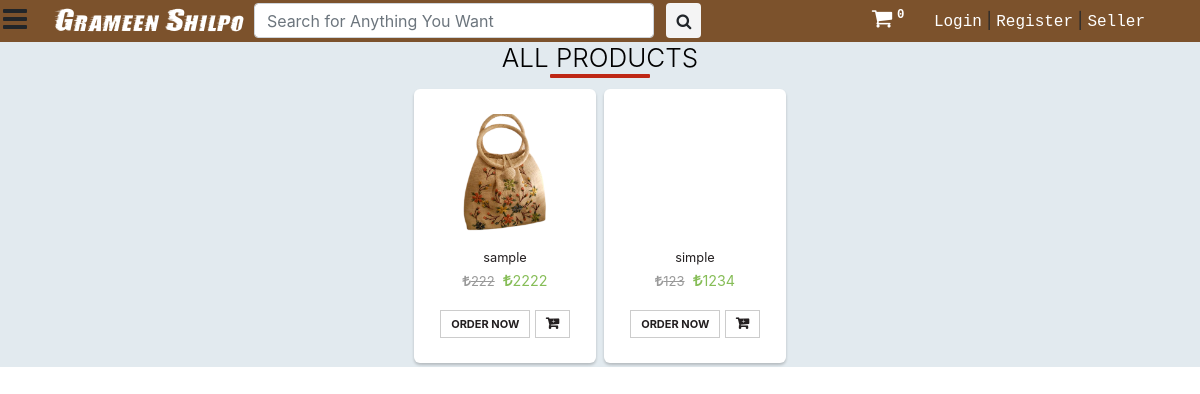
The app's page /search/, older data.
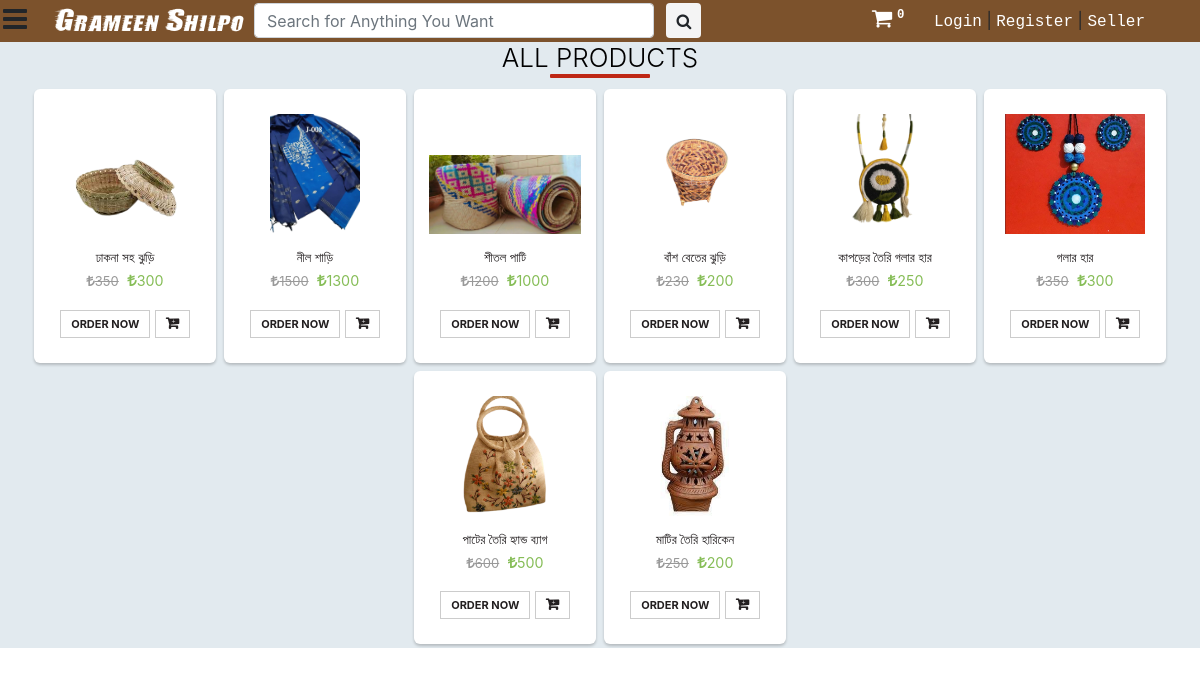
The same page, newer data.
### saler/models.py (models this page shows, shortened)
class Product(models.Model):
	GST_CHOICES = (("0",'0'),("3",'3'),("5",'5'),("12",'12'),("18",'18'),("28",'28'))
	product_id = models.BigAutoField(primary_key=True)
	product_id2 = models.CharField(max_length=100,default='')
	shop = models.ForeignKey(User, on_delete=models.CASCADE,default='')
	product_name = models.CharField(max_length=100)
	category = models.ForeignKey(category, default="", verbose_name="Category", on_delete=models.SET_DEFAULT, null=True)
	subcategory = models.CharField(max_length=50, default="")
	price = models.IntegerField(default=0)
	price_not = models.IntegerField(default=999)
	desc = models.TextField()
	gst = models.CharField(default='0',max_length=3,choices=GST_CHOICES)
	pub_date = models.DateField(auto_now=True)
	image1 = models.ImageField(upload_to='products/images', default="",null=True)
	image2 = models.ImageField(upload_to='products/images', default="",null=True,blank=True)
	image3 = models.ImageField(upload_to='products/images', default="",null=True,blank=True)
	image4 = models.ImageField(upload_to='products/images', default="",null=True,blank=True)
	image5 = models.ImageField(upload_to='products/images', default="",null=True,blank=True)

### main/views.py (the view)
# urls.py: path('search/', views.search, name="search"),
def search(request):
	query = request.GET.get('query', '')
	prods = []
	for prod in [i for i in Product.objects.all() ]:
		if query.lower() in prod.product_name.lower() or query.lower() in prod.desc.lower() or query.lower() in prod.subcategory.lower():
			prods.append([prod,[item for item in ProductSize.objects.filter(product=prod)]])
	params = {
		'product':prods,
		'cart_element_no' : len([p for p in Cart.objects.all() if p.user == request.user]),
		'category':category.objects.all(),
		}
	return render(request, 'main/view_all.html', params)

### main/templatetags/app_tags.py (called while the page is built)
@register.filter(name='split')
def split(str, key):
    return str.split(key)

### saler/models.py (called while the page is built)
	def __str__(self):
		return f'{self.name}'

### main/templates/main/view_all.html (shortened to what this page needs)
{% extends 'main/base.html' %}
{% load static %}
{% block main_body %}
<div class="container-fluid" style="background-color: #e2eaef;">
		<h2>All <b>{{catg}}</b> Products</h2>
		<div class="row pt-1" style="justify-content: center;">
			{% for i in product reversed %}
			<div class="p-1 prod1212">
				<a href="{% url 'home' %}product/{{i.0.product_id}}" style="text-decoration: none; color: #231f20">
				<div class="thumb-wrapper">
					<div class="img-box">
						<img src="{{i.0.image1.url}}" class="img-responsive img-fluid" alt="">
					</div>
					<div class="thumb-content">
						<small>{{i.0.product_name}}</small>
						<p class="item-price"><strike><i class="fa fa-try"
														aria-hidden="true"></i>{{i.0.price_not}}</strike> <span><i class="fa fa-try"
												aria-hidden="true"></i>{{i.0.price}}</span></p>
						<div>
							{% if i.1 %}
							<a p_id="{{i.0.product_id}}" class="btn btn-primary oprbtn" id="ord{{i.0.product_id}}">Order Now</a>
							<a p_id="{{i.0.product_id}}" class="btn btn-primary oprbtn"  style="padding: 5px 10px 5px 5px;" id="atc{{i.0.product_id}}"><i class="fa fa-cart-plus" aria-hidden="true"></i></a>
										{% endif %}
						</div>
					</div>
				</div>
				</a>
			</div>
			{% endfor %}
		</div>
</div>
{% endblock main_body %}

### main/templates/main/base.html (shortened to what this page needs)
<!DOCTYPE html>
<html>
<head>
	{% load static %}
	{% load app_tags %}
	<link href="{% static 'main/css/bootstrap.min.css' %}" rel="stylesheet" type="text/css" media="all" />
	<link href="{% static 'main/css/style.css' %}" rel="stylesheet" type="text/css" media="all" />
	<link href="{% static 'saler/font-awesome/css/font-awesome.min.css' %}" rel="stylesheet">
</head>
<body>
	<nav class="main_nav" id="main_nav">
		<div class="container">
			<div class="nav_links">
				<a href="{% url 'home' %}" class="logo">Grameen Shilpo</i></a>
				<form class="form-inline my-2 my-lg-0 serch" action="/search">
					<input class="form-control mr-sm-2" type="search" placeholder="Search for Anything You Want"
						aria-label="Search" name="query">
					<button class="btn" type="submit" style="margin: 0;"><i class="fa fa-search"
							aria-hidden="true"></i></button>
				</form>
			</div>
			<div class="user_links pt-1">
				<a href="{% url 'main_cart' %}" style="font-size: 22px; color: #fff; margin-right: 20px;"><i
						class="fa fa-shopping-cart" aria-hidden="true"></i><sup><span class="badge"
							id="cart_no">{{cart_element_no}}</span></sup></a>
				{% if request.user.is_authenticated %}
				<a href="##" data-container="body" data-toggle="popover" data-placement="bottom" data-trigger="focus"
					data-html="true"
					data-content="<a href='{% url 'myorders' %}'>My Order</a><br><a href='{% url 'account_settings' %}'>Account Settings</a>"><img
						src="{{request.user.userdetail.photo.url}}"
						style="height: 20px; width: 20px; border-radius: 10px; margin-right: 3px;">{{request.user.first_name}}</a>&nbsp;|
				<a href="{% url 'logout' %}">Logout</a>
				{% else %}
				<a href="{% url 'login' %}">Login</a>&nbsp;|
				<a href="{% url 'signup' %}">Register</a>&nbsp;|
				<a href="{% url 'seller_signup' %}">Seller</a>
				{% endif %}
			</div>
		</div>
	</nav>
	<a class="menu_bar"><i class="fa fa-bars" aria-hidden="true"></i></a>
	<main class="" id="menu_close">
		{% block main_body %}
		{% endblock main_body %}
	</main>
</body>
</html>

### main/static/main/css/style.css (style rules this page uses)
body a { text-decoration:none; transition:0.5s all; -webkit-transition:0.5s all; -moz-transition:0.5s all; -o-transition:0.5s all; -ms-transition:0.5s all; }
.menu_bar { position: fixed; top: -2px; left: 3px; z-index: 99; color: #fff; font-size: 28px; }
main { transition: all 300ms linear; padding-top: 42px; }
.main_nav input { height: 35px; }
.main_nav button { background-color: #f4f4f4; height: 35px; padding: 0 9px 0 9px; }
.main_nav { height: 42px; width: 100%; position: fixed; background-color: #7c522c; z-index: 99; }
.main_nav .serch { display: inline; float: right; padding: 3px 0 0 10px; }
.main_nav .serch input { width: 400px; }
.main_nav .nav_links { float: left; margin-left: 10px; }
.main_nav .nav_links .logo { font-size: 28px; font-family: stormextrabold; color: #fff; }
.main_nav .nav_links a { font-family: Courier New; color: #fff; }
.main_nav .user_links { float: right; margin-right: 10px }
.main_nav .user_links a { font-family: Courier New; color: #fff; }
.item-price { font-size: 13px; padding: 2px 0; }
.item-price strike { color: #999; margin-right: 5px; }
.item-price span { color: #86bd57; font-size: 110%; }

### main/templates/main/view_all.html (style rules this page uses)
.prod1212 .thumb-wrapper { padding: 25px 15px; background: #fff; border-radius: 6px; text-align: center; position: relative; box-shadow: 0 2px 3px rgba(0,0,0,0.2); }
.prod1212 .img-box { height: 120px; margin-bottom: 10px; width: 100%; position: relative; }
.prod1212 img { max-width: 100%; max-height: 100%; display: inline-block; position: absolute; bottom: 0; margin: 0 auto; left: 0; right: 0; }
.prod1212 .thumb-content .btn { color: #231f20; border-radius: 0; font-size: 11px; text-transform: uppercase; font-weight: bold; background: none; border: 1px solid #ccc; padding: 5px 10px; line-height: 16px; }
.prod1212 .thumb-content .btn i { font-size: 14px; font-weight: bold; margin-left: 5px; }
h2 { color: #000; font-size: 26px; font-weight: 300; text-align: center; text-transform: uppercase; position: relative; }
h2::after { content: ""; width: 100px; position: absolute; margin: 0 auto; height: 4px; border-radius: 1px; background: #be2714; left: 0; right: 0; bottom: -5px; }
.item-price { font-size: 13px; padding: 2px 0; }
.prod1212 { width: 190px; }

Row changes from the older to the newer data that the page shows:
removed Product: image1 (picture), product_name "sample", price_not "222", price "2222"
removed Product: product_name "simple", price_not "123", price "1234"
added Product: image1 (picture), product_name "ঢাকনা সহ ঝুড়ি", price_not "350", price "300"
added Product: image1 (picture), product_name "নীল শাড়ি", price_not "1500", price "1300"
added Product: image1 (picture), product_name "শীতল পাটি", price_not "1200", price "1000"
added Product: image1 (picture), product_name "বাঁশ বেতের ঝুড়ি", price_not "230", price "200"
added Product: image1 (picture), product_name "কাপড়ের তৈরি গলার হার", price_not "300", price "250"
added Product: image1 (picture), product_name "গলার হার", price_not "350", price "300"
added Product: image1 (picture), product_name "পাটের তৈরি হ্যান্ড ব্যাগ", price_not "600", price "500"
added Product: image1 (picture), product_name "মাটির তৈরি হারিকেন", price_not "250", price "200"
